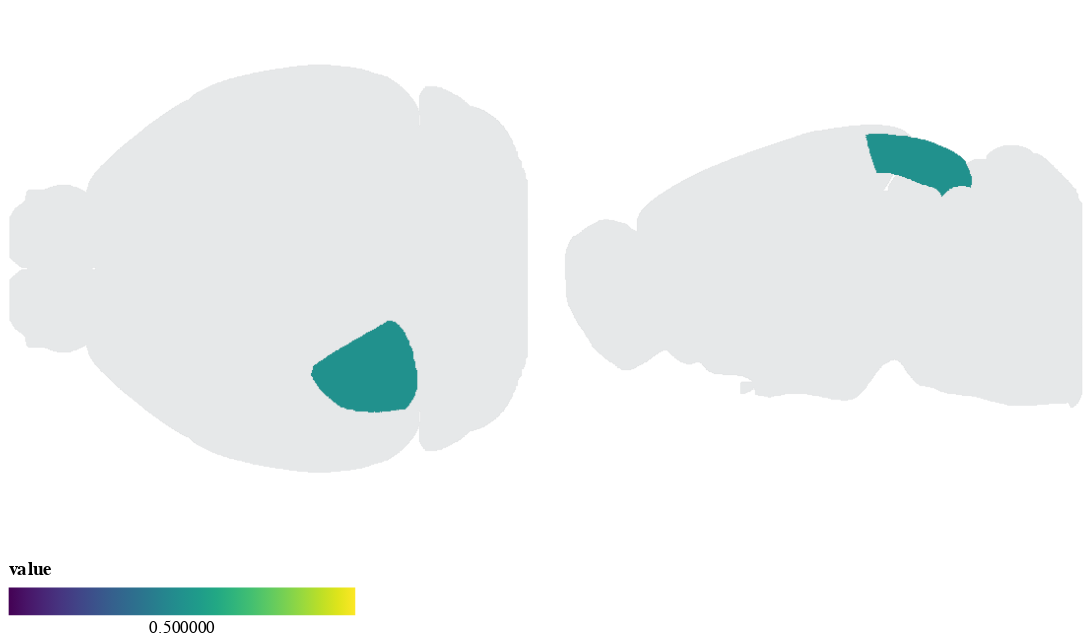

The notebook cell saved with this chart:
### Code cell
chart, _ = plot_utils.plot_brain_heatmap(regions=['VISp'],values=[0.5],sagittal_planes=3000,interactive=True);
chart
